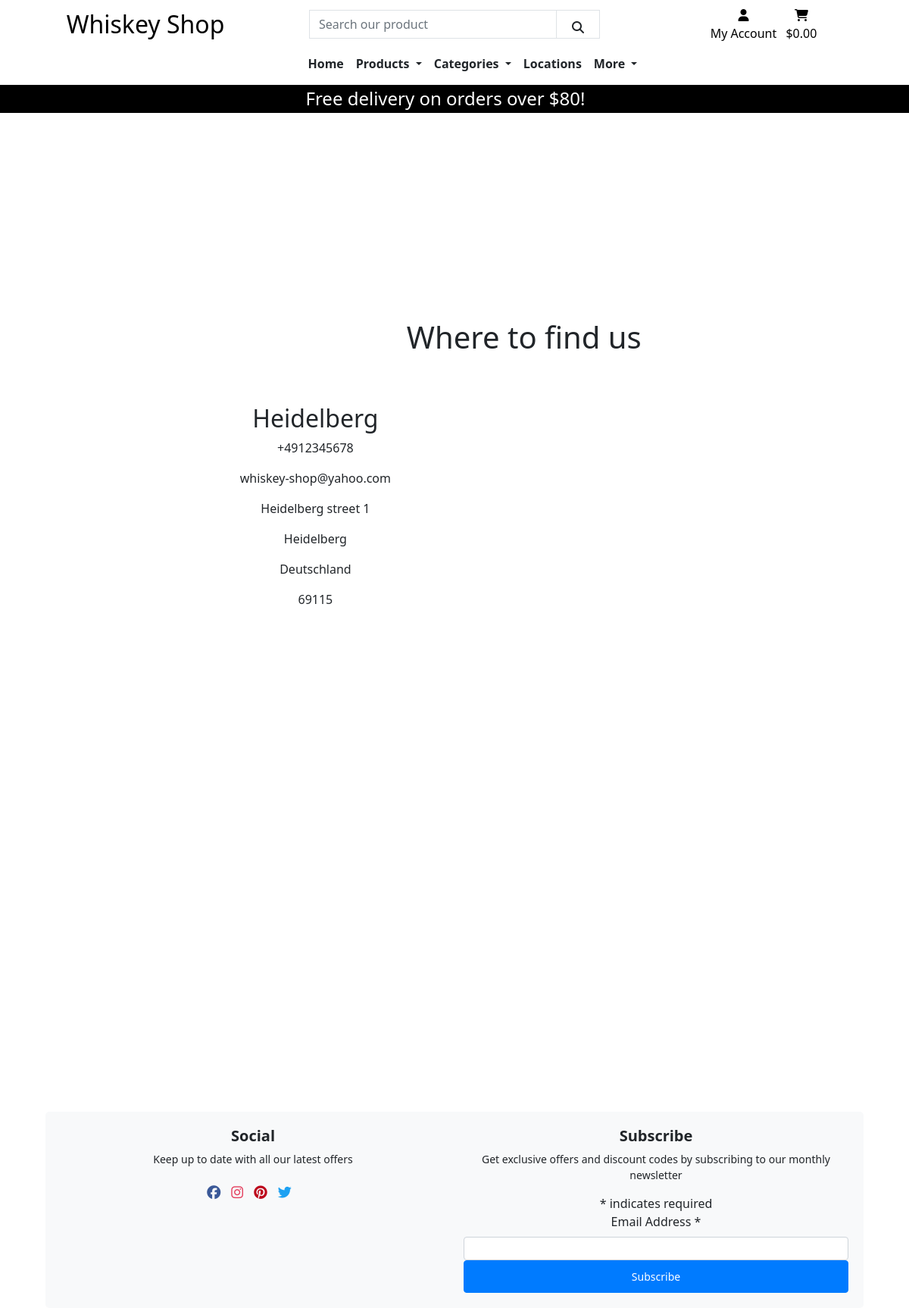
Screenshot of /locations/heidelberg/ with the database file from the repository.
### location/models.py (models this page shows, shortened)
class Location(models.Model):
    name = models.CharField(max_length=256, unique=True)
    slug = models.SlugField(max_length=256, unique=True, null=True)
    email = models.EmailField(max_length=256, null=False, blank=False)
    phone_number = models.CharField(max_length=20, null=False, blank=False)
    street_address1 = models.CharField(max_length=100, null=False, blank=False)
    street_address2 = models.CharField(max_length=100, null=True, blank=True)
    town_or_city = models.CharField(max_length=40, null=False, blank=False)
    county = models.CharField(max_length=100, null=True, blank=True)
    country = models.CharField(max_length=40, null=False, blank=False)
    postcode = models.CharField(max_length=20, null=True, blank=True)
    latitude = models.DecimalField(max_digits=8, decimal_places=6)
    longitude = models.DecimalField(max_digits=8, decimal_places=6)
    opening_hours = models.ManyToManyField(
        Hours, related_name='opening_hours', blank=True
        )

### location/views.py (the view)
class LocationDetail(View):
    def get(self, request, slug, *args, **kwargs):
        queryset = Location.objects.all()
        location = get_object_or_404(queryset, slug=slug)
        days = Hours.objects.all().order_by('id')
        context = {
            'location': location,
            'days': days
        }
        return render(request, 'locations/location_detail.html', context)

### bag/contexts.py (called while the page is built, shortened)
def bag_contents(request):
    bag_items = []
    total = 0
    product_count = 0
    bag = request.session.get('bag', {})
    if total < settings.FREE_DELIVERY_THRESHOLD:
        delivery = total * Decimal(settings.STANDARD_DELIVERY_PERCENTAGE / 100)
        free_delivery_delta = settings.FREE_DELIVERY_THRESHOLD - total
    else:
        delivery = 0
        free_delivery_delta = 0
    grand_total = delivery + total
    context = {
        'bag_items': bag_items,
        'total': total,
        'product_count': product_count,
        'delivery': delivery,
        'free_delivery_delta': free_delivery_delta,
        'free_delivery_threshold': settings.FREE_DELIVERY_THRESHOLD,
        'grand_total': grand_total,
    }
    return context

### location/templates/locations/location_detail.html (shortened to what this page needs)
{% extends 'base.html' %}
{% load static %}
{% block page_header %}
    <div class="container header-container">
    </div>
{% endblock %}
{% block content %}
<div class="container">
    <div class="row">
        <div class="col-12 col-md-10 offset-md-2">
            <h1 class="category-title my-5">
                Where to find us
        </div>
    </div>
    <div class="row">
        <div class="col-12 col-md-4 offset-md-2 mt-3">
            <div class="location-details d-flex flex-column">
                <h2>{{ location.name }}</h2>
                <p>{{ location.phone_number }}</p>
                <p>{{ location.email }}</p>
                <p>{{ location.street_address1 }}</p>
                <p>{{ location.town_or_city }}</p>
                <p>{{ location.country }}</p>
                {% if location.postcode %}
                    <p>{{ location.postcode }}</p>
                {% endif %}
            </div>
        </div>
        <div class="col-12 col-md-6 mt-3">
        </div>
    </div>
</div>
<div id="map" class="mt-5" aria-hidden="true"></div>
{% endblock %}

### static/css/base.css (style rules this page uses)
html, body { height: 100%; margin: 0; }
@media (min-width: 1200px) { .container { max-width: 90%; } }
@media (min-width: 992px) { .header-container { padding-top: 160px; } }
#map { height: 36rem; }
.location-details, .location-opening-hours, .category-title { text-align: center; }

### rows the page displays
Location: name "Heidelberg", phone_number "+4912345678", email "whiskey-shop@yahoo.com", street_address1 "Heidelberg street 1", town_or_city "Heidelberg", country "Deutschland", postcode "69115"

### other values shown
{{ free_delivery_threshold }} "80"
